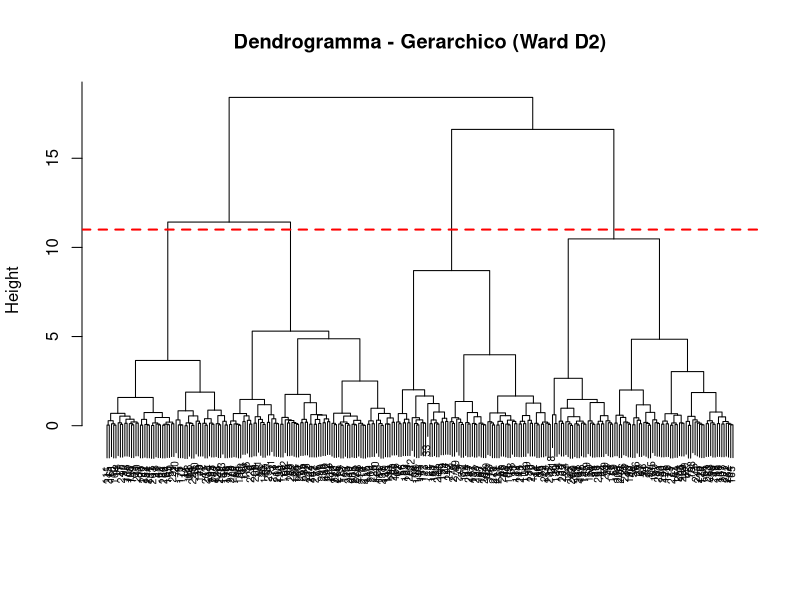
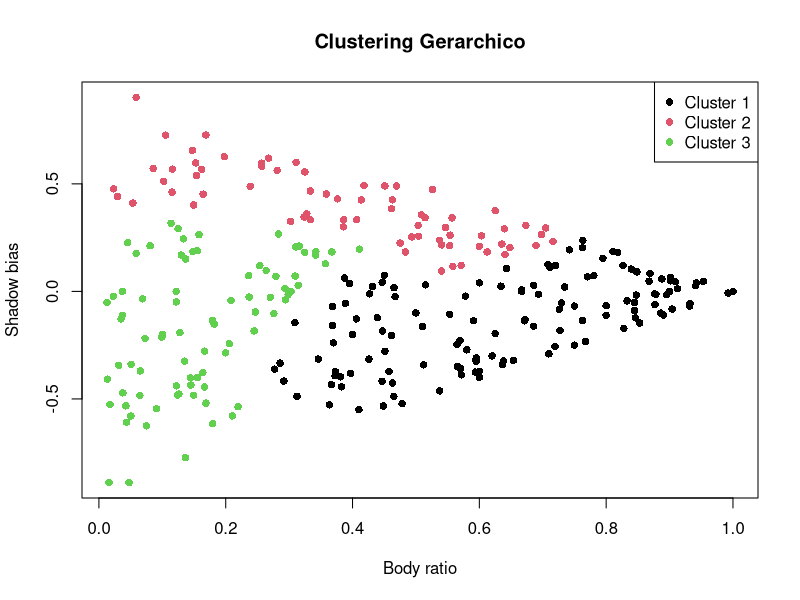
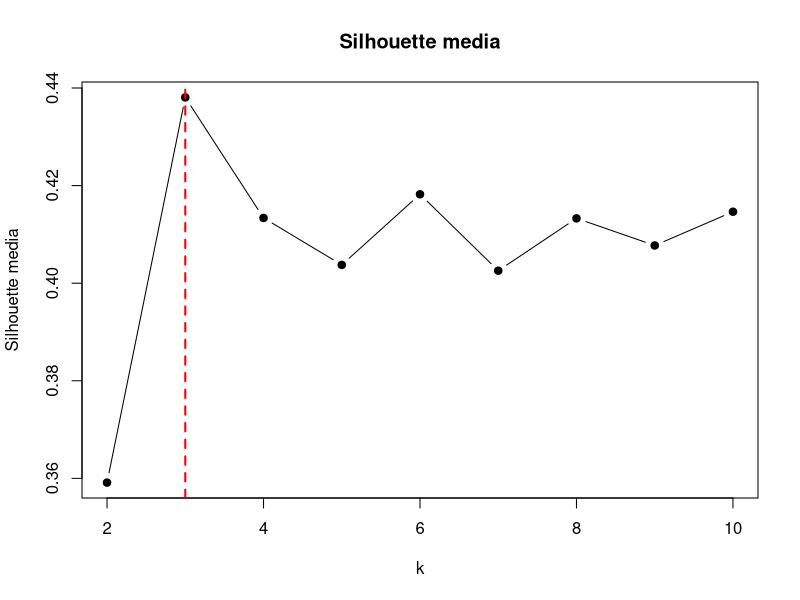
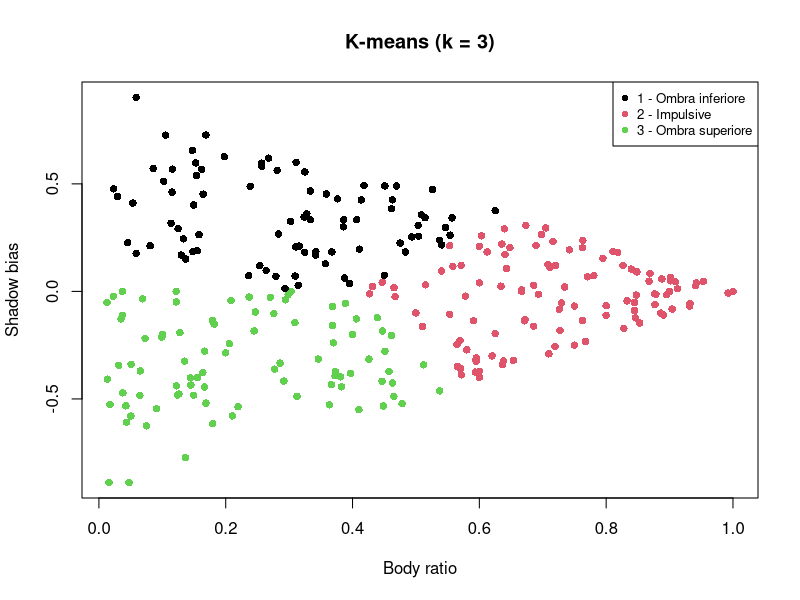
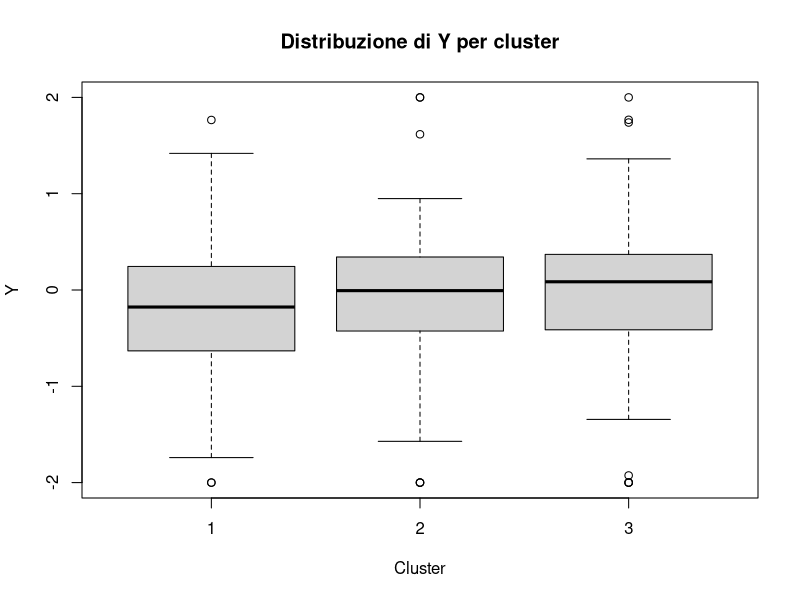
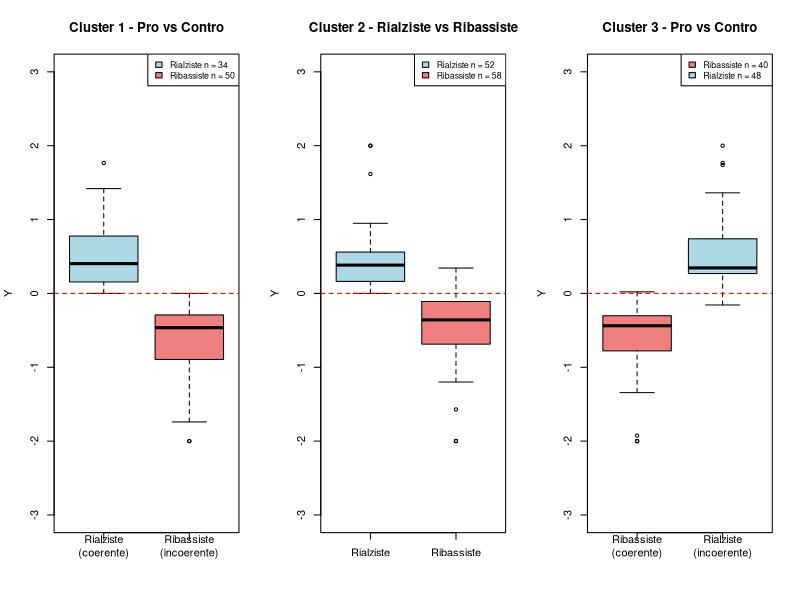

Recreate these plots in R, in order.
library(dplyr)
library(cluster)

# =========================
# 1) CARICAMENTO DATI
# =========================
df <- read.csv("data/df_final.csv")

# =========================
# 2) FEATURE STRUTTURALI
# =========================
features <- df %>%
  transmute(body_ratio, shadow_bias)

features_scaled <- scale(features)
D <- dist(features_scaled, method = "euclidean")   # calcolata una volta sola

# =========================
# 3) CLUSTERING GERARCHICO ESPLORATIVO
# =========================
hc <- hclust(D, method = "ward.D2")

plot(hc,
     main = "Dendrogramma - Gerarchico (Ward D2)",
     xlab = "", sub = "", cex = 0.6)
abline(h = 11, col = "red", lty = 2, lwd = 2)

df$cluster_h <- factor(cutree(hc, k = 3))

plot(features$body_ratio, features$shadow_bias,
     col = as.integer(df$cluster_h), pch = 16,
     xlab = "Body ratio", ylab = "Shadow bias",
     main = "Clustering Gerarchico")
legend("topright", legend = paste("Cluster", 1:3), col = 1:3, pch = 16)

# =========================
# 4) SCELTA DI K: SILHOUETTE PER k = 2..10
# =========================
set.seed(123)
k_values <- 2:10
sil_scores <- sapply(k_values, function(k) {
  km <- kmeans(features_scaled, centers = k, nstart = 25)
  mean(silhouette(km$cluster, D)[, 3])
})

plot(k_values, sil_scores,
     type = "b", pch = 19,
     xlab = "k", ylab = "Silhouette media",
     main = "Silhouette media")
abline(v = k_values[which.max(sil_scores)], col = "red", lty = 2, lwd = 2)

# =========================
# 5) K-MEANS FINALE
# =========================
set.seed(123)
kmeans_res <- kmeans(features_scaled, centers = 3, nstart = 25)
df$cluster_raw <- kmeans_res$cluster

# Etichette assegnate in base alle CARATTERISTICHE, non all'ordine casuale:
#   1 = ombra inferiore prevalente (shadow_bias > 0)
#   2 = candele impulsive (body_ratio massimo)
#   3 = ombra superiore prevalente (shadow_bias < 0)
centri <- df %>%
  group_by(cluster_raw) %>%
  summarise(body = mean(body_ratio), shadow = mean(shadow_bias))

id_impulsivo <- centri$cluster_raw[which.max(centri$body)]
resto        <- centri %>% filter(cluster_raw != id_impulsivo)
id_inferiore <- resto$cluster_raw[which.max(resto$shadow)]
id_superiore <- resto$cluster_raw[which.min(resto$shadow)]

df$cluster_km <- factor(
  case_when(
    df$cluster_raw == id_inferiore ~ 1L,
    df$cluster_raw == id_impulsivo ~ 2L,
    df$cluster_raw == id_superiore ~ 3L
  ),
  levels = 1:3
)

plot(features$body_ratio, features$shadow_bias,
     col = as.integer(df$cluster_km), pch = 16,
     xlab = "Body ratio", ylab = "Shadow bias",
     main = "K-means (k = 3)")
legend("topright",
       legend = c("1 - Ombra inferiore", "2 - Impulsive", "3 - Ombra superiore"),
       col = 1:3, pch = 16, cex = 0.8)

cat("\nSilhouette media (K-means):",
    round(mean(silhouette(as.integer(df$cluster_km), D)[, 3]), 4), "\n")

# =========================
# 6) TABELLA DI PROFILO
# =========================
profile_km <- df %>%
  group_by(cluster_km) %>%
  summarise(
    n           = n(),
    body_ratio  = round(mean(body_ratio), 4),
    shadow_bias = round(mean(shadow_bias), 4),
    mean_Y      = round(mean(Y, na.rm = TRUE), 4),
    sd_Y        = round(sd(Y, na.rm = TRUE), 4)
  )

cat("\n=== Tabella di profilo dei cluster (K-means) ===\n")
print(profile_km)

# =========================
# 7) BOXPLOT Y PER CLUSTER
# =========================
boxplot(Y ~ cluster_km, data = df,
        main = "Distribuzione di Y per cluster",
        xlab = "Cluster", ylab = "Y")

# =========================
# 8) ANALISI CONDIZIONALE: DIREZIONE x CLUSTER
# =========================
rialz <- function(k) df %>% filter(cluster_km == k, dir == 1)
ribas <- function(k) df %>% filter(cluster_km == k, dir == -1)

boxplot_pro_contro <- function(g1, g2, nomi, colori, titolo) {
  boxplot(setNames(list(g1$Y, g2$Y), nomi),
          main = titolo, ylab = "Y", col = colori, ylim = c(-3, 3))
  abline(h = 0, col = "red", lty = 2)
  legend("topright",
         legend = paste(gsub("\n.*", "", nomi), "n =", c(nrow(g1), nrow(g2))),
         fill = colori, cex = 0.8)
}

stampa <- function(g, etichetta) {
  cat(etichetta, "- mean_Y:", round(mean(g$Y, na.rm = TRUE), 4),
      "| sd_Y:", round(sd(g$Y, na.rm = TRUE), 4),
      "| n:", nrow(g), "\n")
}

par(mfrow = c(1, 3))

# Cluster 1: ombra inferiore -> coerenti le rialziste
boxplot_pro_contro(rialz(1), ribas(1),
                   c("Rialziste\n(coerente)", "Ribassiste\n(incoerente)"),
                   c("lightblue", "lightcoral"),
                   "Cluster 1 - Pro vs Contro")

# Cluster 2: impulsive -> nessun giudizio di coerenza
boxplot_pro_contro(rialz(2), ribas(2),
                   c("Rialziste", "Ribassiste"),
                   c("lightblue", "lightcoral"),
                   "Cluster 2 - Rialziste vs Ribassiste")

# Cluster 3: ombra superiore -> coerenti le ribassiste
boxplot_pro_contro(ribas(3), rialz(3),
                   c("Ribassiste\n(coerente)", "Rialziste\n(incoerente)"),
                   c("lightcoral", "lightblue"),
                   "Cluster 3 - Pro vs Contro")

par(mfrow = c(1, 1))

cat("\n=== CLUSTER 1 (ombra inferiore) ===\n")
stampa(rialz(1), "Rialziste  (coerente)  ")
stampa(ribas(1), "Ribassiste (incoerente)")

cat("\n=== CLUSTER 2 (impulsive) ===\n")
stampa(rialz(2), "Rialziste ")
stampa(ribas(2), "Ribassiste")

cat("\n=== CLUSTER 3 (ombra superiore) ===\n")
stampa(ribas(3), "Ribassiste (coerente)  ")
stampa(rialz(3), "Rialziste  (incoerente)")
